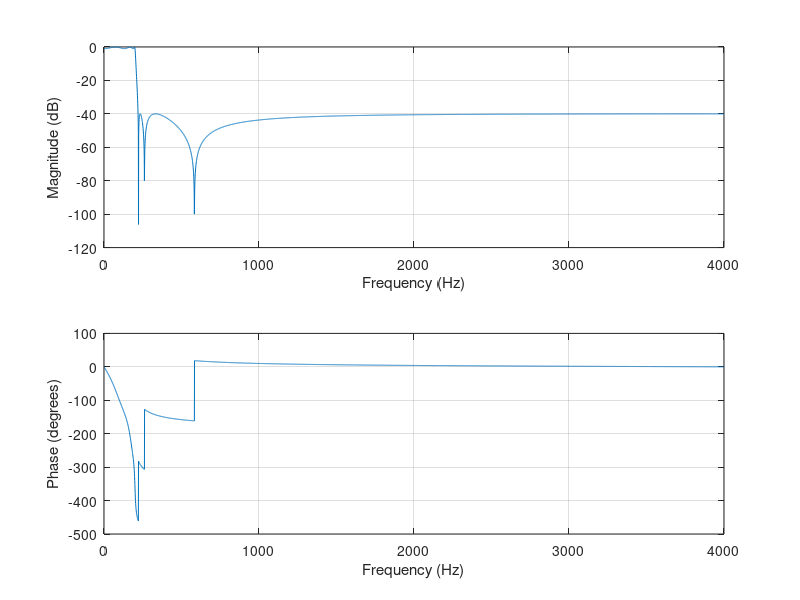
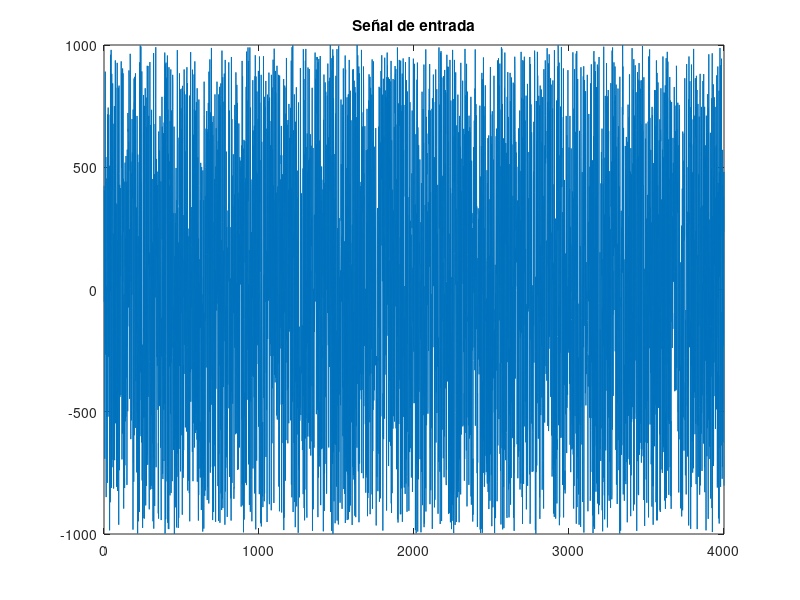

Here is the MATLAB script that generated these plots, in order:
pkg load signal

% caso: 'ruido' o 'senos' 
caso = 'ruido';

fs = 8000;
fmax = fs/2;
N = 4000;

% Diseño del filtro pasabajos IIR (elíptico)
order = 6;
rp = 1;
rs = 40;
fc = 200;
[b, a] = ellip(order, rp, rs, fc/fmax, 'low');
figure; freqz(b, a, 4096, fs);

% Verificación numérica
[h, f] = freqz(b, a, 4096, fs);
H = 20*log10(abs(h));
printf('Atenuación máxima desde 300 Hz: %.1f dB\n', max(H(f >= 300)));

% Genera filter.h 
[z, p, g] = ellip(order, rp, rs, fc/fmax, 'low');
sos = zp2sos(z, p, g);
fid = fopen('filter.h', 'w');
fprintf(fid, '#define NUM_SECTIONS %d\n\n', rows(sos));
fprintf(fid, 'float b[NUM_SECTIONS][3]={\n');
for i = 1:rows(sos)
  fprintf(fid, '{%.12e, %.12e, %.12e},\n', sos(i,1), sos(i,2), sos(i,3));
end
fprintf(fid, '};\n');
fprintf(fid, 'float a[NUM_SECTIONS][2]={\n');
for i = 1:rows(sos)
  fprintf(fid, '{%.12e, %.12e},\n', sos(i,5), sos(i,6));
end
fprintf(fid, '};\n');
fclose(fid);

% Señal de entrada 
if strcmp(caso, 'ruido')
  x = round(1000*(1 - 2*rand(1, N)));
else
  freq_range = [50 150 400 1000 2500];
  n = 0:N-1;
  x = zeros(1, N);
  for k = 1:length(freq_range)
    x = x + round(100*sin(2*pi*n*freq_range(k)/fs));
  end
end
figure; plot(x); title('Señal de entrada');

% Genera signal.h
fid = fopen('signal.h', 'w');
fprintf(fid, '#define LINE_ELEMENTS %d\n\n', length(x));
fprintf(fid, 'short signal[LINE_ELEMENTS]={');
fprintf(fid, '%d, ', x(1:end-1));
fprintf(fid, '%d};\n', x(end));
fclose(fid);

save('entrada.mat', 'x');
